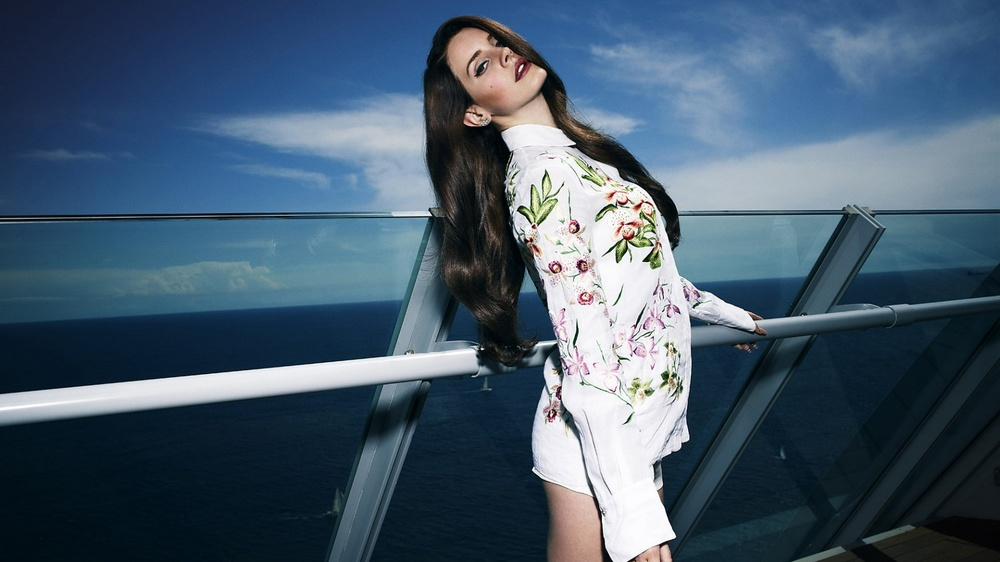
#> input picture 08-Morphological/lana.jpg, 1000 x 562 px, shrunk from 1920 x 1080 before the run
$ python Morphological.py
#> lines starting #> are read from the running program, lines starting #| are printed output that depends on the picture
#Morphological
import cv2
import numpy as np
import matplotlib.pyplot as plt

image = cv2.imread('lana.jpg')
#> image is the input picture: shape (562, 1000, 3); mean B, G, R 109.3, 90.6, 69.4
image_gray = cv2.cvtColor(image, cv2.COLOR_BGR2RGB)

# Create a structuring element
kernel = np.ones((3, 3), np.uint8)
# Perform dilation
dilated = cv2.dilate(image_gray, kernel, iterations=2)
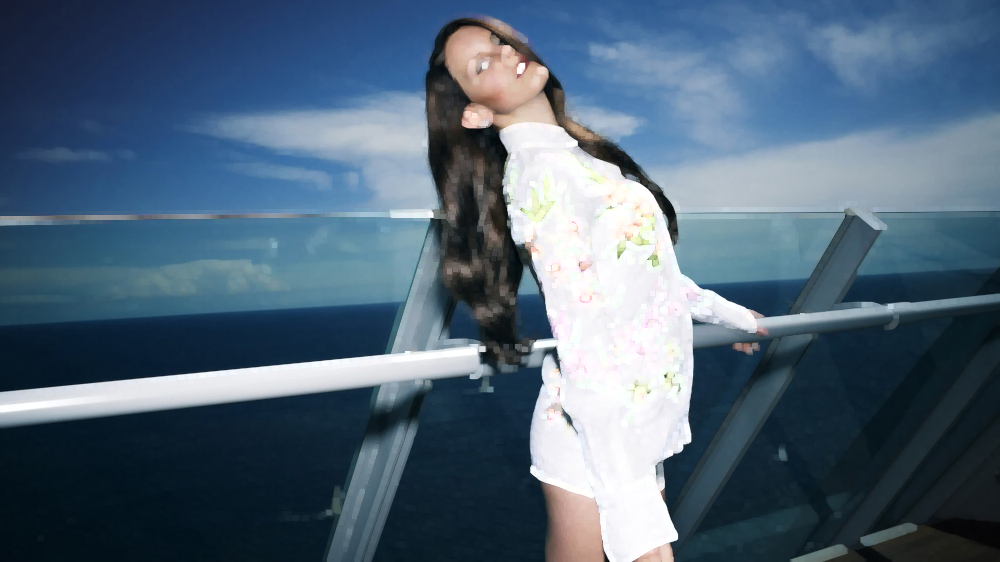
#> dilated: shape (562, 1000, 3); mean R, G, B 80.3, 101.3, 120.1
# Perform dilation
eroded = cv2.erode(image_gray, kernel, iterations=2)
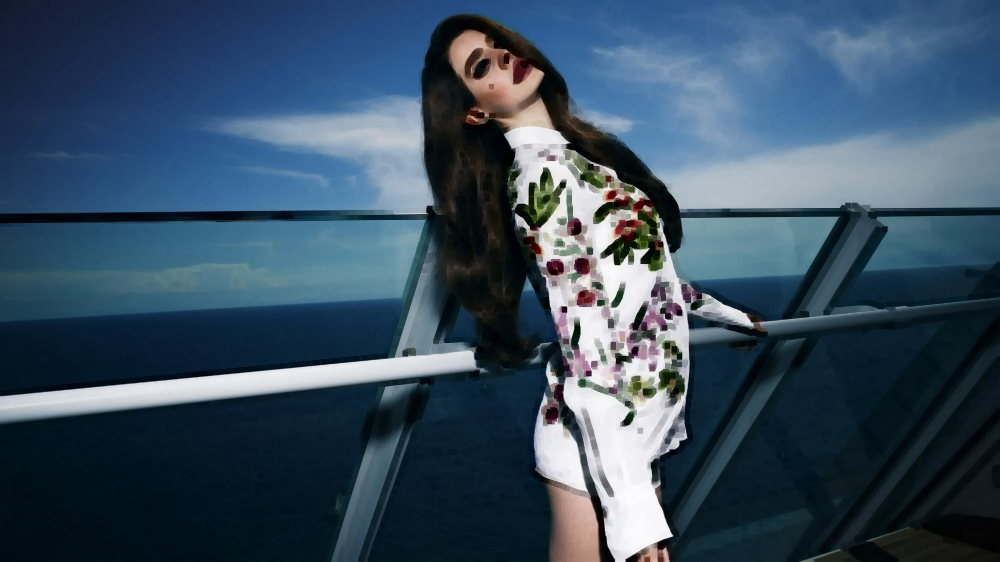
#> eroded: shape (562, 1000, 3); mean R, G, B 56.9, 78.1, 96.7

opening = cv2.morphologyEx(image_gray, cv2.MORPH_CLOSE,kernel)
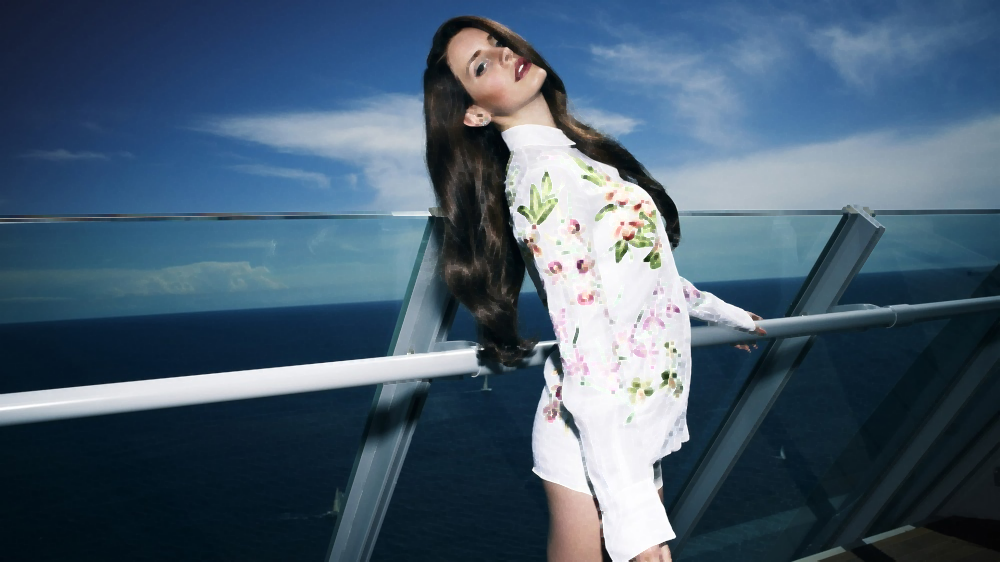
#> opening: shape (562, 1000, 3); mean R, G, B 71.6, 92.9, 111.7
closing = cv2.morphologyEx(image_gray, cv2.MORPH_CLOSE, kernel)

fig, axs = plt.subplots(2, 2, figsize=(7, 7))

# Plot the Dilated Image
axs[0,0].imshow(dilated, cmap='Greys')
axs[0,0].set_title('Dilated Image')
axs[0,0].set_xticks([])
axs[0,0].set_yticks([])

# Plot the Eroded Image
axs[0,1].imshow(eroded, cmap='Greys')
axs[0,1].set_title('Eroded Image')
axs[0,1].set_xticks([])
axs[0,1].set_yticks([])

# Plot the opening (erosion followed by dilation)
axs[1,0].imshow(opening, cmap='Greys')
axs[1,0].set_title('Opening')
axs[1,0].set_xticks([])
axs[1,0].set_yticks([])

# Plot the closing (dilation followed by erosion)
axs[1,1].imshow(closing, cmap='Greys')
axs[1,1].set_title('Closing')
axs[1,1].set_xticks([])
axs[1,1].set_yticks([])

# Display the subplots
plt.tight_layout()
plt.show()
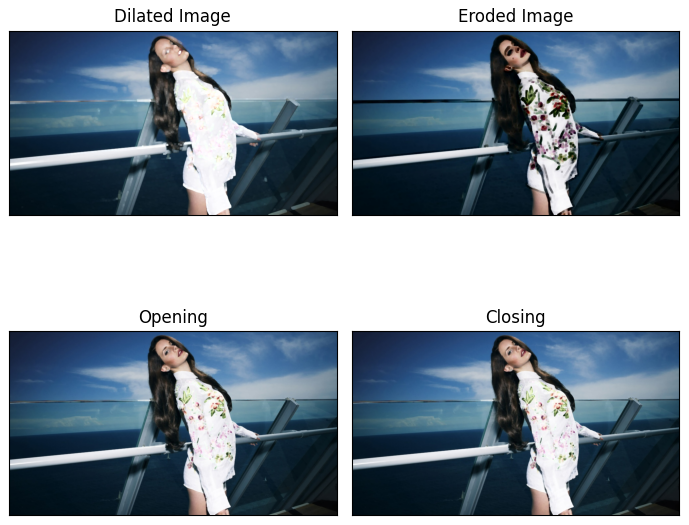
#> figure drawn by matplotlib, 4 panels
